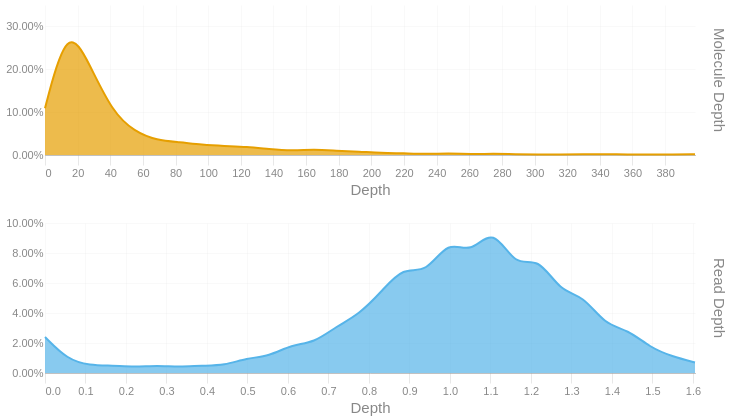

Notebook cell for this chart:
### Code cell
readdep = depth_hist(tb['Read Depth'], q99, 3)
readdep = readdep.with_columns(pl.lit('Read Depth').alias('Metric'))
if not SKIPLR:
    moldep = depth_hist(tb['Molecule Depth'], mol_q99, 1)
    moldep = moldep.with_columns(pl.lit('Molecule Depth').alias('Metric'))
    _hist = pl.concat([readdep, moldep])
    _hist = _hist.filter(pl.col('Proportion') != 0)
    with SafeRender(_hist):
        (
            alt.Chart(_hist)        
            .mark_area(interpolate = "basis")
            .encode(
                x=alt.X('Bin:Q').scale(domainMin=0).axis(alt.Axis(title='Depth')),
                y = alt.Y('Proportion:Q', title = None).axis(format = '.2%'),
                color = alt.Color('Metric:N').legend(None),
                row = alt.Row("Metric:N").header(title = None, labelOrient = 'right'),
                tooltip = [
                    alt.Tooltip("Metric:N", title = "Metric"),
                    alt.Tooltip('Interval:N', title = "Depth Interval"),
                    alt.Tooltip('Proportion:Q', title = "% Alignments").format('.2%')
                ]
            )
            .resolve_scale(x='independent', y='independent')
            .properties(
                height = 150, width = 650,
                usermeta={'embedOptions': {'downloadFileName': f'{samplename}.depth.hist'}}
            )
        ).display()
else:
    readdep = readdep.filter(pl.col('Proportion') != 0)
    with SafeRender(readdep):
        (
            alt.Chart(readdep)        
            .mark_area(interpolate = "basis")
            .encode(
                x=alt.X('Bin:Q').scale(domainMin=0).axis(alt.Axis(title='Depth')),
                y = alt.Y('Proportion:Q', title = None).axis(format = '.2%'),
                tooltip = [
                    alt.Tooltip('Interval:N', title = "Depth Interval"),
                    alt.Tooltip('Proportion:Q', title = "% Alignments").format('.2%')
                ]
            )
            .properties(
                usermeta={'embedOptions': {'downloadFileName': f'{samplename}.depth.hist'}}
            )
        ).display()

### Figure 1 — Vega-Lite specification as saved in the notebook (floating-point values rounded to 4 significant figures)
{"width": 650, "height": 150, "config": {"title": {"anchor": "start", "dy": -15, "fontSize": 18, "color": "#888888", "subtitleColor": "#888888", "subtitleFontSize": 14}, "arc": {"fill": "#0072B2"}, "axis": {"domainColor": "#888888", "domainWidth": 0.5, "gridWidth": 0.2, "grid": false, "titleFontWeight": 400, "titleFontSize": 15, "labelFontSize": 11, "labelColor": "#888888", "tickColor": "#888888", "tickWidth": 0.2, "titleColor": "#888888"}, "axisBand": {"grid": false}, "axisX": {"grid": true, "tickSize": 10, "domainCap": "round"}, "axisY": {"domain": false, "grid": true, "tickSize": 0, "domainCap": "round"}, "background": "transparent", "header": {"labelFontSize": 15, "labelColor": "#888888", "titleFontSize": 15, "titleFontWeight": 600, "titleColor": "#888888"}, "legend": {"labelFont": "sans-serif", "labelFontSize": 12, "labelColor": "#888888", "symbolSize": 100, "symbolType": "circle", "titleFontSize": 12, "titlePadding": 10, "titleColor": "#888888", "title": null}, "range": {"category": ["#E69F00", "#56B4E9", "#009E73", "#F0E442", "#0072B2", "#D55E00", "#CC79A7", "#000000"], "diverging": ["#cfe8f3", "#a2d4ec", "#73bfe2", "#46abdb", "#1696d2", "#12719e"]}, "area": {"fill": "#0072B2", "fillOpacity": 0.7, "line": true, "strokeOpacity": 0.7}, "line": {"color": "#0072B2", "stroke": "#0072B2", "strokeWidth": 2}, "trail": {"color": "#0072B2", "stroke": "#0072B2", "strokeWidth": 0, "size": 1}, "point": {"filled": true, "fillOpacity": 1.0, "size": 95}, "text": {"color": "#888888", "fontSize": 11, "align": "right", "fontWeight": 400, "size": 11}, "bar": {"fill": "#0072B2", "stroke": null}, "view": {"stroke": null, "continuousWidth": 660, "continuousHeight": 400}}, "data": {"name": "data-b9137de816c40622a668c47e0a3d616f"}, "mark": {"type": "area", "interpolate": "basis"}, "encoding": {"color": {"field": "Metric", "legend": null, "type": "nominal"}, "row": {"field": "Metric", "header": {"title": null, "labelOrient": "right"}, "type": "nominal"}, "tooltip": [{"field": "Metric", "title": "Metric", "type": "nominal"}, {"field": "Interval", "title": "Depth Interval", "type": "nominal"}, {"field": "Proportion", "format": ".2%", "title": "% Alignments", "type": "quantitative"}], "x": {"axis": {"title": "Depth"}, "field": "Bin", "scale": {"domainMin": 0}, "type": "quantitative"}, "y": {"axis": {"format": ".2%"}, "field": "Proportion", "title": null, "type": "quantitative"}}, "resolve": {"scale": {"x": "independent", "y": "independent"}}, "usermeta": {"embedOptions": {"downloadFileName": "S6_Waccamaw_1686.depth.hist"}}, "$schema": "https://vega.github.io/schema/vega-lite/v6.1.0.json", "datasets": {"data-b9137de816c40622a668c47e0a3d616f": [{"Bin": 0.0, "Interval": "0.0-0.055", "Proportion": 0.024, "Metric": "Read Depth"}, {"Bin": 0.055, "Interval": "0.055-0.111", "Proportion": 0.009, "Metric": "Read Depth"}, {"Bin": 0.111, "Interval": "0.111-0.166", "Proportion": 0.005, "Metric": "Read Depth"}, {"Bin": 0.166, "Interval": "0.166-0.221", "Proportion": 0.005, "Metric": "Read Depth"}, {"Bin": 0.221, "Interval": "0.221-0.277", "Proportion": 0.004, "Metric": "Read Depth"}, {"Bin": 0.277, "Interval": "0.277-0.332", "Proportion": 0.005, "Metric": "Read Depth"}, {"Bin": 0.332, "Interval": "0.332-0.387", "Proportion": 0.004, "Metric": "Read Depth"}, {"Bin": 0.387, "Interval": "0.387-0.443", "Proportion": 0.005, "Metric": "Read Depth"}, {"Bin": 0.443, "Interval": "0.443-0.498", "Proportion": 0.005, "Metric": "Read Depth"}, {"Bin": 0.498, "Interval": "0.498-0.553", "Proportion": 0.01, "Metric": "Read Depth"}, {"Bin": 0.553, "Interval": "0.553-0.609", "Proportion": 0.011, "Metric": "Read Depth"}, {"Bin": 0.609, "Interval": "0.609-0.664", "Proportion": 0.019, "Metric": "Read Depth"}, {"Bin": 0.664, "Interval": "0.664-0.719", "Proportion": 0.02, "Metric": "Read Depth"}, {"Bin": 0.719, "Interval": "0.719-0.775", "Proportion": 0.031, "Metric": "Read Depth"}, {"Bin": 0.775, "Interval": "0.775-0.83", "Proportion": 0.039, "Metric": "Read Depth"}, {"Bin": 0.83, "Interval": "0.83-0.885", "Proportion": 0.054, "Metric": "Read Depth"}, {"Bin": 0.885, "Interval": "0.885-0.941", "Proportion": 0.071, "Metric": "Read Depth"}, {"Bin": 0.941, "Interval": "0.941-0.996", "Proportion": 0.066, "Metric": "Read Depth"}, {"Bin": 0.996, "Interval": "0.996-1.051", "Proportion": 0.089, "Metric": "Read Depth"}, {"Bin": 1.051, "Interval": "1.051-1.107", "Proportion": 0.079, "Metric": "Read Depth"}, {"Bin": 1.107, "Interval": "1.107-1.162", "Proportion": 0.098, "Metric": "Read Depth"}, {"Bin": 1.162, "Interval": "1.162-1.217", "Proportion": 0.07, "Metric": "Read Depth"}, {"Bin": 1.217, "Interval": "1.217-1.273", "Proportion": 0.078, "Metric": "Read Depth"}, {"Bin": 1.273, "Interval": "1.273-1.328", "Proportion": 0.054, "Metric": "Read Depth"}, {"Bin": 1.328, "Interval": "1.328-1.383", "Proportion": 0.052, "Metric": "Read Depth"}, {"Bin": 1.383, "Interval": "1.383-1.439", "Proportion": 0.032, "Metric": "Read Depth"}, {"Bin": 1.439, "Interval": "1.439-1.494", "Proportion": 0.029, "Metric": "Read Depth"}, {"Bin": 1.494, "Interval": "1.494-1.549", "Proportion": 0.017, "Metric": "Read Depth"}, {"Bin": 1.549, "Interval": "1.549-1.605", "Proportion": 0.011, "Metric": "Read Depth"}, {"Bin": 1.605, "Interval": "1.605-1.66", "Proportion": 0.007, "Metric": "Read Depth"}, {"Bin": 0.0, "Interval": "0.0-13.7", "Proportion": 0.109, "Metric": "Molecule Depth"}, {"Bin": 13.7, "Interval": "13.7-27.5", "Proportion": 0.308, "Metric": "Molecule Depth"}, {"Bin": 27.5, "Interval": "27.5-41.2", "Proportion": 0.21, "Metric": "Molecule Depth"}, {"Bin": 41.2, "Interval": "41.2-54.9", "Proportion": 0.101, "Metric": "Molecule Depth"}, {"Bin": 54.9, "Interval": "54.9-68.7", "Proportion": 0.054, "Metric": "Molecule Depth"}, {"Bin": 68.7, "Interval": "68.7-82.4", "Proportion": 0.034, "Metric": "Molecule Depth"}, {"Bin": 82.4, "Interval": "82.4-96.1", "Proportion": 0.03, "Metric": "Molecule Depth"}, {"Bin": 96.1, "Interval": "96.1-109.9", "Proportion": 0.024, "Metric": "Molecule Depth"}, {"Bin": 109.9, "Interval": "109.9-123.6", "Proportion": 0.021, "Metric": "Molecule Depth"}, {"Bin": 123.6, "Interval": "123.6-137.3", "Proportion": 0.019, "Metric": "Molecule Depth"}, {"Bin": 137.3, "Interval": "137.3-151.1", "Proportion": 0.014, "Metric": "Molecule Depth"}, {"Bin": 151.1, "Interval": "151.1-164.8", "Proportion": 0.01, "Metric": "Molecule Depth"}, {"Bin": 164.8, "Interval": "164.8-178.5", "Proportion": 0.013, "Metric": "Molecule Depth"}, {"Bin": 178.5, "Interval": "178.5-192.3", "Proportion": 0.01, "Metric": "Molecule Depth"}, {"Bin": 192.3, "Interval": "192.3-206.0", "Proportion": 0.008, "Metric": "Molecule Depth"}, {"Bin": 206.0, "Interval": "206.0-219.7", "Proportion": 0.005, "Metric": "Molecule Depth"}, {"Bin": 219.7, "Interval": "219.7-233.5", "Proportion": 0.004, "Metric": "Molecule Depth"}, {"Bin": 233.5, "Interval": "233.5-247.2", "Proportion": 0.002, "Metric": "Molecule Depth"}, {"Bin": 247.2, "Interval": "247.2-260.9", "Proportion": 0.004, "Metric": "Molecule Depth"}, {"Bin": 260.9, "Interval": "260.9-274.7", "Proportion": 0.002, "Metric": "Molecule Depth"}, {"Bin": 274.7, "Interval": "274.7-288.4", "Proportion": 0.003, "Metric": "Molecule Depth"}, {"Bin": 288.4, "Interval": "288.4-302.1", "Proportion": 0.002, "Metric": "Molecule Depth"}, {"Bin": 302.1, "Interval": "302.1-315.9", "Proportion": 0.001, "Metric": "Molecule Depth"}, {"Bin": 315.9, "Interval": "315.9-329.6", "Proportion": 0.001, "Metric": "Molecule Depth"}, {"Bin": 329.6, "Interval": "329.6-343.3", "Proportion": 0.002, "Metric": "Molecule Depth"}, {"Bin": 343.3, "Interval": "343.3-357.1", "Proportion": 0.002, "Metric": "Molecule Depth"}, {"Bin": 357.1, "Interval": "357.1-370.8", "Proportion": 0.001, "Metric": "Molecule Depth"}, {"Bin": 370.8, "Interval": "370.8-384.5", "Proportion": 0.001, "Metric": "Molecule Depth"}, {"Bin": 384.5, "Interval": "384.5-398.3", "Proportion": 0.001, "Metric": "Molecule Depth"}, {"Bin": 398.3, "Interval": "398.3-412.0", "Proportion": 0.002, "Metric": "Molecule Depth"}]}}
